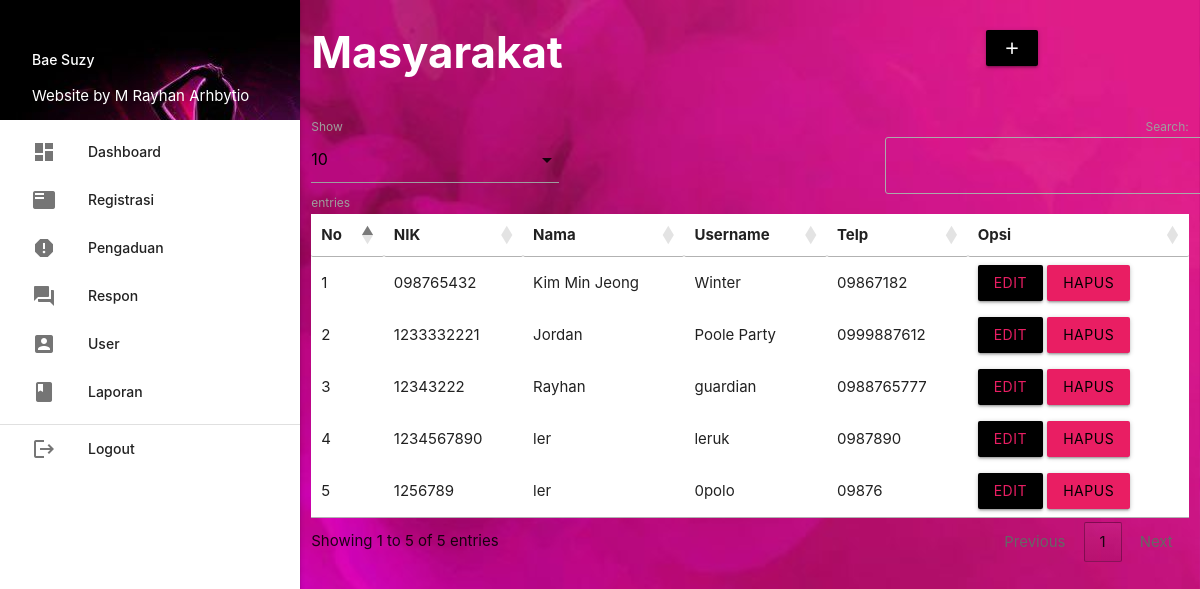
The app's page /admin/index.php?p=registrasi (signed in) with its own data.
### tables this page shows
CREATE TABLE `masyarakat` (
  `nik` char(16) NOT NULL,
  `nama` varchar(25) NOT NULL,
  `username` varchar(25) NOT NULL,
  `password` varchar(32) NOT NULL,
  `telp` varchar(13) NOT NULL
);

### admin/registrasi.php (the view, shortened to what this page needs)
       <div class="row">
         <div class="col s12 m9">
           <h3 class="white-text"><b>Masyarakat</b></h3>
         </div>
         <div class="col s12 m3">
           <div class="section"></div>
           <a class="waves-effect waves-light btn modal-trigger black" href="#modal1"><i class="material-icons">add</i></a>
         </div>
       </div>
       <table id="example" class="responsive-table white" style="width:100%">
         <thead>
             <tr>
				<th>No</th>
				<th>NIK</th>
				<th>Nama</th>
				<th>Username</th>
				<th>Telp</th>
               	<th>Opsi</th>
             </tr>
         </thead>
         <tbody>
<?php
	$no=1;
	$query = mysqli_query($koneksi,"SELECT * FROM masyarakat ORDER BY nik ASC");
	while ($r=mysqli_fetch_assoc($query)) { ?>
	<tr>
		<td><?php echo $no++; ?></td>
		<td><?php echo $r['nik']; ?></td>
		<td><?php echo $r['nama']; ?></td>
		<td><?php echo $r['username']; ?></td>
		<td><?php echo $r['telp']; ?></td>
		<td>
			<a class="btn black pink-text modal-trigger" href="#regis_edit?nik=<?php echo $r['nik'] ?>">Edit</a>
			<a onclick="return confirm('Anda Yakin Ingin Menghapus Y/N')" class="btn pink black-text" href="index.php?p=regis_hapus&nik=<?php echo $r['nik'] ?>">Hapus</a></td>
	</tr>
           <?php  }
            ?>
         </tbody>
       </table>

### records on screen
masyarakat: nik "098765432", nama "Kim Min Jeong", username "Winter", telp "09867182"
masyarakat: nik "1233332221", nama "Jordan", username "Poole Party", telp "0999887612"
masyarakat: nik "12343222", nama "Rayhan", username "guardian", telp "0988765777"
masyarakat: nik "1234567890", nama "ler", username "leruk", telp "0987890"
masyarakat: nik "1256789", nama "ler", username "0polo", telp "09876"

### other values on screen
$_SESSION['data']['nama_petugas'] "Bae Suzy"
